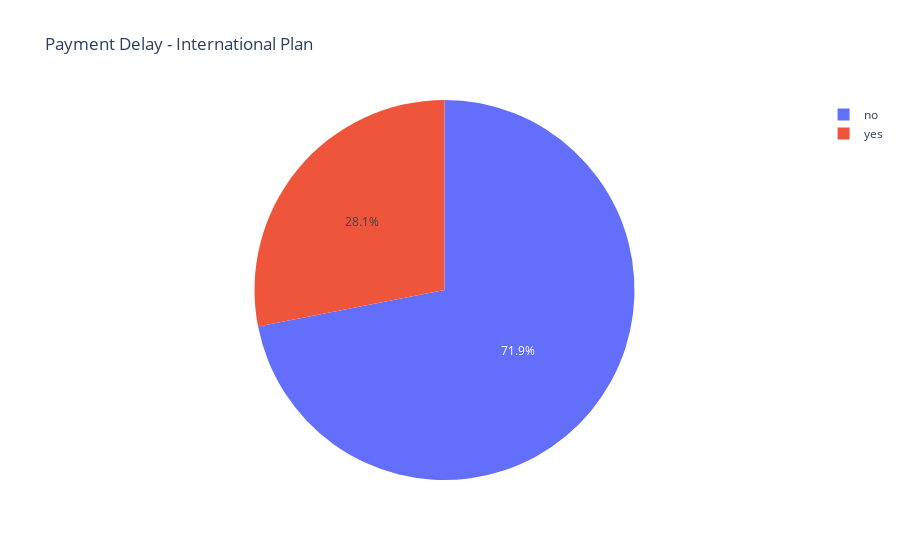
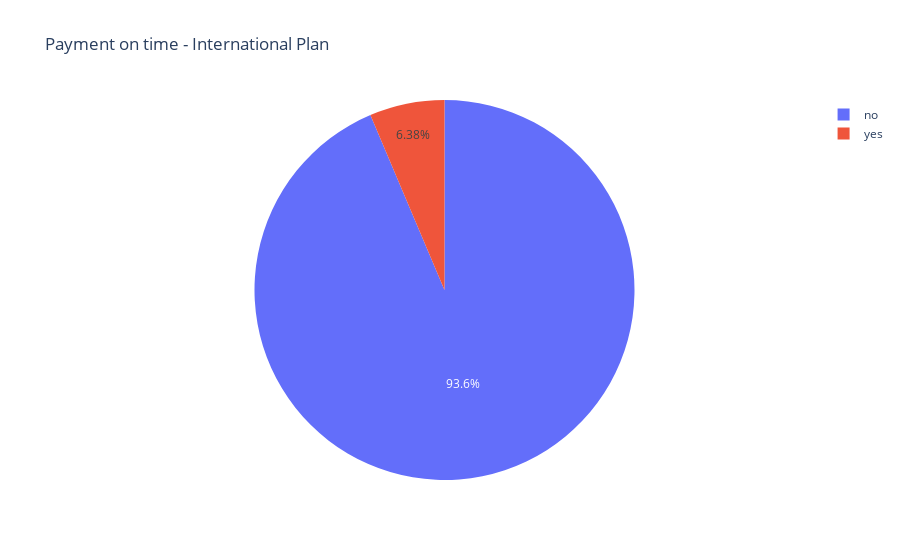

Here is the notebook cell these charts were saved with, in order:
### Markdown cell above
I'll further analyze the "binary" columns, the one that only contain yes/no values.

### Code cell
# y.head(20)
fig = px.pie(df[df['payment_delay'] == 'yes'], names='international_plan', title='Payment Delay - International Plan')
fig.show()

fig = px.pie(df[df['payment_delay'] == 'no'], names='international_plan', title='Payment on time - International Plan')
fig.show()

### Figure 1 — Plotly figure (JSON) as saved in the notebook; plotly's stock layout.template omitted (floating-point values rounded to 4 significant figures; data arrays with more than 128 entries replaced by an {"elided": "..."} marker saying what was removed)
{"data": [{"domain": {"x": [0, 1], "y": [0, 1]}, "hovertemplate": "international_plan=%{label}<extra></extra>", "labels": {"elided": "413 str values"}, "legendgroup": "", "name": "", "showlegend": true, "type": "pie"}], "layout": {"legend": {"tracegroupgap": 0}, "title": {"text": "Payment Delay - International Plan"}}}

### Figure 2 — Plotly figure (JSON) as saved in the notebook; plotly's stock layout.template omitted (floating-point values rounded to 4 significant figures; data arrays with more than 128 entries replaced by an {"elided": "..."} marker saying what was removed)
{"data": [{"domain": {"x": [0, 1], "y": [0, 1]}, "hovertemplate": "international_plan=%{label}<extra></extra>", "labels": {"elided": "2587 str values"}, "legendgroup": "", "name": "", "showlegend": true, "type": "pie"}], "layout": {"legend": {"tracegroupgap": 0}, "title": {"text": "Payment on time - International Plan"}}}
